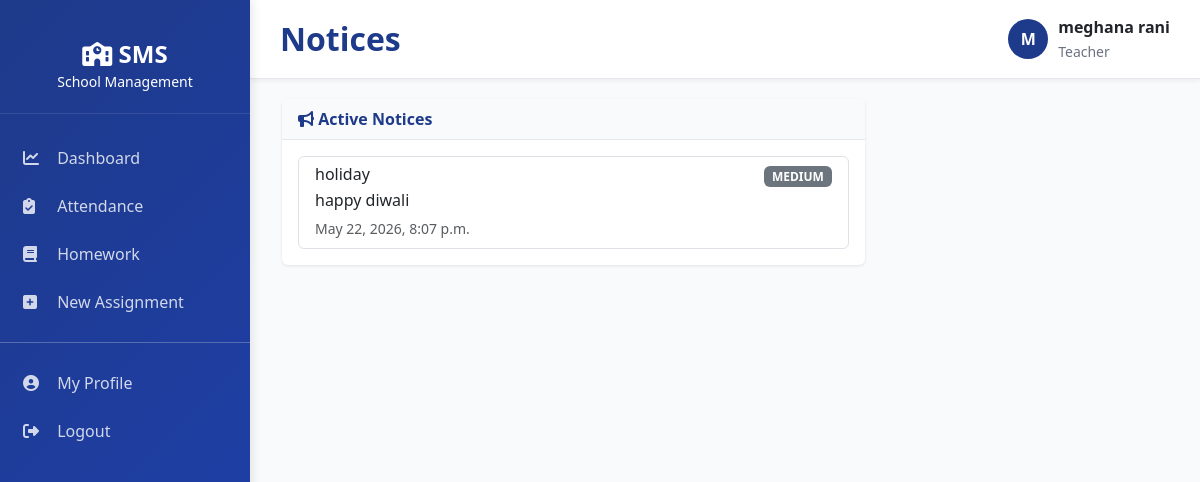
Page /noticeboard/ (signed in) on the committed database.
### apps/accounts/models.py (models this page shows, shortened)
class UserProfile(models.Model):
    USER_ROLES = (
        ('super_admin', 'Super Admin'),
        ('school_admin', 'School Admin'),
        ('principal', 'Principal'),
        ('teacher', 'Teacher'),
        ('student', 'Student'),
        ('parent', 'Parent'),
        ('accountant', 'Accountant'),
        ('librarian', 'Librarian'),
    )
    GENDER_CHOICES = (
        ('M', 'Male'),
        ('F', 'Female'),
        ('O', 'Other'),
    )
    user = models.OneToOneField(
        User,
        on_delete=models.CASCADE,
        related_name='profile'
    )
    role = models.CharField(
        max_length=30,
        choices=USER_ROLES,
        default='student'
    )
    school_id = models.CharField(
        max_length=50,
        null=True,
        blank=True
    )
    school_name = models.CharField(
        max_length=255,
        blank=True,
        null=True
    )
    phone = models.CharField(
        max_length=20,
        blank=True,
        null=True
    )
    address = models.TextField(
        blank=True,
        null=True
    )
    city = models.CharField(
        max_length=100,
        blank=True,
        null=True
    )
    state = models.CharField(
        max_length=100,
        blank=True,
        null=True
    )
    country = models.CharField(
        max_length=100,
        default='India',
        blank=True,
        null=True
    )
    zip_code = models.CharField(
        max_length=10,
        blank=True,
        null=True
    )
    gender = models.CharField(
        max_length=1,
        choices=GENDER_CHOICES,
        blank=True,
        null=True
    )
    dob = models.DateField(
        blank=True,
        null=True
    )
    photo = models.ImageField(
        upload_to='profile_photos/',
        blank=True,
        null=True,
        validators=[
            FileExtensionValidator(
                allowed_extensions=['jpg', 'jpeg', 'png']
            )
        ]
    )
    is_active = models.BooleanField(default=True)
    created_at = models.DateTimeField(
        auto_now_add=True
    )
    updated_at = models.DateTimeField(
        auto_now=True
    )
    class Meta:
        ordering = ['-created_at']

### apps/noticeboard/models.py (models this page shows, shortened)
class Notice(models.Model):
    PRIORITY_CHOICES = (
        ('low', 'Low'),
        ('medium', 'Medium'),
        ('high', 'High'),
    )
    title = models.CharField(max_length=200)
    content = models.TextField()
    priority = models.CharField(max_length=20, choices=PRIORITY_CHOICES, default='medium')
    is_active = models.BooleanField(default=True)
    created_by = models.ForeignKey('auth.User', on_delete=models.SET_NULL, null=True)
    created_at = models.DateTimeField(auto_now_add=True)
    updated_at = models.DateTimeField(auto_now=True)
    class Meta:
        ordering = ['-created_at']

### apps/noticeboard/views.py (the view)
# urls.py: path('', views.notice_list, name='list'),
@login_required(login_url='login')
def notice_list(request):
    notices = Notice.objects.filter(is_active=True).order_by('-created_at')
    context = {'notices': notices}
    return render(request, 'noticeboard/list.html', context)

### apps/accounts/context_processors.py (called while the page is built)
def user_context(request):
    context = {}
    if request.user.is_authenticated:
        try:
            context['user_profile'] = request.user.profile
            context['user_role'] = request.user.profile.get_role_display()
        except:
            pass
    return context

### templates/noticeboard/list.html (shortened to what this page needs)
{% extends "base/layout.html" %}
{% block page_title %}Notices{% endblock %}
{% block content %}
<div class="container-fluid">
  <div class="row">
    <div class="col-md-8">
      <div class="card">
        <div class="card-header">
          <i class="fas fa-bullhorn"></i> Active Notices
        </div>
        <div class="card-body">
          {% if notices %}
            <div class="list-group">
              {% for notice in notices %}
                <div class="list-group-item">
                  <div class="d-flex justify-content-between align-items-center">
                    <h6 class="mb-1">{{ notice.title }}</h6>
                    <span class="badge bg-secondary">{{ notice.priority|upper }}</span>
                  </div>
                  <p class="mb-1">{{ notice.content|linebreaksbr }}</p>
                  <small class="text-muted">{{ notice.created_at }}</small>
                </div>
              {% endfor %}
            </div>
          {% else %}
            <p class="text-muted mb-0">No active notices.</p>
          {% endif %}
        </div>
      </div>
    </div>
  </div>
</div>
{% endblock %}

### templates/base/layout.html (shortened to what this page needs)
<!DOCTYPE html>
<html lang="en">
<head>
    <link href="https://cdn.jsdelivr.net/npm/bootstrap@5.3.0/dist/css/bootstrap.min.css" rel="stylesheet">
    <link rel="stylesheet" href="https://cdnjs.cloudflare.com/ajax/libs/font-awesome/6.4.0/css/all.min.css">
</head>
<body>
{% if user.is_authenticated %}
<div class="sidebar">
    <div class="sidebar-header">
        <h4>
            <i class="fas fa-school"></i> SMS
        </h4>
        <small>School Management</small>
    </div>
    <ul class="sidebar-menu">
        {% if user_profile.role == 'super_admin' or user_profile.role == 'school_admin' %}
            <li><a href="{% url 'dashboard:admin_dashboard' %}"><i class="fas fa-chart-line"></i> Dashboard</a></li>
            <li><a href="{% url 'students:list' %}"><i class="fas fa-user-graduate"></i> Students</a></li>
            <li><a href="{% url 'teachers:list' %}"><i class="fas fa-chalkboard-user"></i> Teachers</a></li>
            <li><a href="{% url 'classes:list' %}"><i class="fas fa-building"></i> Classes</a></li>
            <li><a href="{% url 'attendance:student_attendance' %}"><i class="fas fa-clipboard-check"></i> Attendance</a></li>
        {% elif user_profile.role == 'teacher' %}
            <li><a href="{% url 'dashboard:teacher_dashboard' %}"><i class="fas fa-chart-line"></i> Dashboard</a></li>
            <li><a href="{% url 'attendance:student_attendance' %}"><i class="fas fa-clipboard-check"></i> Attendance</a></li>
            <li><a href="{% url 'homework:list' %}"><i class="fas fa-book"></i> Homework</a></li>
            <li><a href="{% url 'homework:create_assignment' %}"><i class="fas fa-plus-square"></i> New Assignment</a></li>
        {% elif user_profile.role == 'student' %}
            <li><a href="{% url 'dashboard:student_dashboard' %}"><i class="fas fa-chart-line"></i> Dashboard</a></li>
            <li><a href="{% url 'homework:list' %}"><i class="fas fa-book"></i> Homework</a></li>
            <li><a href="{% url 'students:student_assignments' %}"><i class="fas fa-book-open"></i> Assignments</a></li>
        {% endif %}
        <hr style="background: rgba(255,255,255,0.2);">
        <li>
            <a href="{% url 'accounts:profile' %}">
                <i class="fas fa-user-circle"></i> My Profile
            </a>
        </li>
        <li>
            <a href="{% url 'accounts:logout' %}">
                <i class="fas fa-sign-out-alt"></i> Logout
            </a>
        </li>
    </ul>
</div>
<div class="main-content">
    <div class="topbar">
        <div class="topbar-left">
            <h2>
                {% block page_title %}{% endblock %}
            </h2>
        </div>
        <div class="topbar-right">
            <div class="user-menu">
                <div class="user-avatar">
                    {{ user.first_name|slice:":1"|upper }}
                </div>
                <div>
                    <div style="font-weight:600;">
                        {{ user.get_full_name }}
                    </div>
                    <small style="color:#6b7280;">
                        {{ user_profile.get_role_display }}
                    </small>
                </div>
            </div>
        </div>
    </div>
    {% block content %}
    {% endblock %}
</div>
{% else %}
{% block auth_content %}
{% endblock %}
{% endif %}
</body>
</html>

### templates/base/layout.html (style rules this page uses)
:root { --primary-color: #1e3a8a; --secondary-color: #0f766e; --danger-color: #dc2626; --warning-color: #d97706; --success-color: #059669; --light-bg: #f9fafb; --border-color: #e5e7eb; }
* { margin: 0; padding: 0; box-sizing: border-box; }
body { font-family: 'Segoe UI', Tahoma, Geneva, Verdana, sans-serif; background-color: var(--light-bg); }
.sidebar { background: linear-gradient(135deg, var(--primary-color) 0%, #1e40af 100%); min-height: 100vh; position: fixed; left: 0; top: 0; width: 250px; padding: 20px 0; color: white; box-shadow: 2px 0 10px rgba(0,0,0,0.1); overflow-y: auto; }
.sidebar-header { padding: 20px; text-align: center; border-bottom: 1px solid rgba(255,255,255,0.1); margin-bottom: 20px; }
.sidebar-header h4 { margin: 0; font-weight: 700; }
.sidebar-menu { list-style: none; padding: 0; }
.sidebar-menu li { margin: 0; }
.sidebar-menu a { display: block; padding: 12px 20px; color: rgba(255,255,255,0.8); text-decoration: none; transition: 0.3s; border-left: 3px solid transparent; }
.sidebar-menu a i { margin-right: 10px; width: 20px; }
.main-content { margin-left: 250px; padding: 20px; }
.topbar { background: white; padding: 15px 30px; border-bottom: 1px solid var(--border-color); display: flex; justify-content: space-between; align-items: center; margin: -20px -20px 20px -20px; box-shadow: 0 2px 4px rgba(0,0,0,0.05); }
.topbar-left h2 { margin: 0; color: var(--primary-color); font-weight: 700; }
.topbar-right { display: flex; align-items: center; gap: 20px; }
.user-menu { display: flex; align-items: center; gap: 10px; }
.user-avatar { width: 40px; height: 40px; border-radius: 50%; background: var(--primary-color); display: flex; align-items: center; justify-content: center; color: white; font-weight: 700; }
.card { border: none; box-shadow: 0 1px 3px rgba(0,0,0,0.1); margin-bottom: 20px; transition: 0.3s; }
.card-header { background: var(--light-bg); border-bottom: 1px solid var(--border-color); font-weight: 600; color: var(--primary-color); }

### rows in the picture
UserProfile: role "Teacher"
Notice: title "holiday", priority "MEDIUM", content "happy diwali", created_at "May 22, 2026, 8:07 p.m."

### other values in the picture
{{ user.first_name|slice:":1"|upper }} "M"
{{ user.get_full_name }} "meghana rani"
